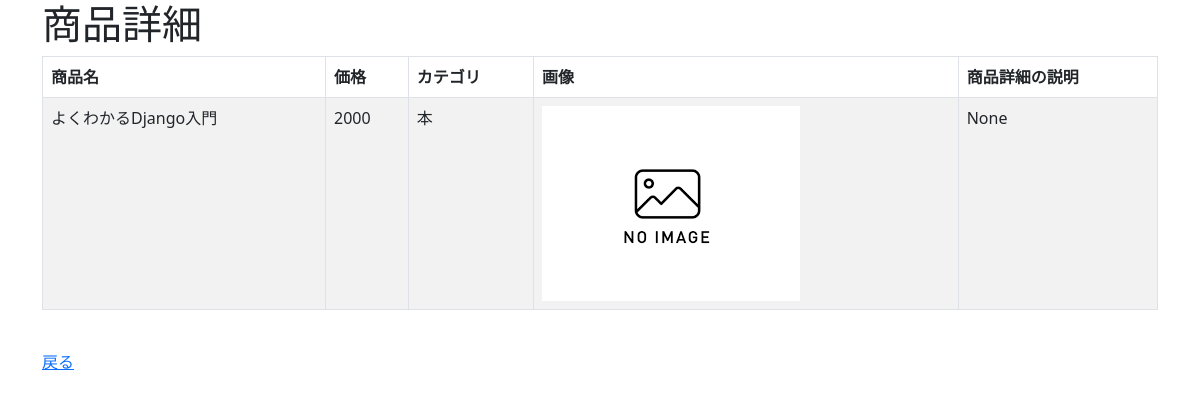
The page /crud/detail/1/ on the database its author committed.
### crud/models.py (models this page shows, shortened)
class Product(models.Model):
    name = models.CharField(max_length=200)
    price = models.PositiveIntegerField()
    category = models.ForeignKey(Category, on_delete = models.CASCADE)
    img = models.ImageField(blank = True, default = 'noImage.png')
    description = models.TextField(blank=True, null=True)

class Category(models.Model):
    name = models.CharField(max_length=200)
    def __str__(self):
        return self.name

### crud/views.py (the view)
# urls.py: path('crud/detail/<int:pk>/', views.ProductDetailView.as_view(), name='detail'),
class ProductDetailView(DetailView):
    model = Product

### crud/templates/crud/product_detail.html (shortened to what this page needs)
{% extends "base.html" %}
{% load bootstrap %}
{% block content %}
<h1>商品詳細</h1>
    <table class = "table table-striped table-bordered">
        <thead>
            <tr>
                <th>商品名</th>
                <th>価格</th>
                <th>カテゴリ</th>
                <th>画像</th>
                <th>商品詳細の説明</th>
            </tr>
        </thead>
        <tr>
            <td>{{ product.name }}</td>
            <td>{{ product.price }}</td>
            <td>{{ product.category }}</td>
            <td><img src = "{{ product.img.url }}" style = "width:100px height:auto;"></td>
            <td>{{ product.description }}</td>
        </tr>
    </table>
    <br>
    <a href = "{% url 'list' %}">戻る</a>
{% endblock %}

### rows shown on the page
Product: name "よくわかるDjango入門", price "2000", category "本", img (placeholder picture), description "None"
